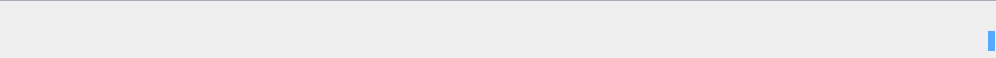
<?xml version="1.0" encoding="UTF-8"?>
<ui version="4.0">
 <class>DialogWidget</class>
 <widget class="QWidget" name="DialogWidget">
  <property name="geometry">
   <rect>
    <x>0</x>
    <y>0</y>
    <width>996</width>
    <height>58</height>
   </rect>
  </property>
  <property name="minimumSize">
   <size>
    <width>0</width>
    <height>55</height>
   </size>
  </property>
  <property name="maximumSize">
   <size>
    <width>16777215</width>
    <height>58</height>
   </size>
  </property>
  <property name="windowTitle">
   <string>Form</string>
  </property>
  <property name="autoFillBackground">
   <bool>false</bool>
  </property>
  <layout class="QHBoxLayout" name="horizontalLayout">
   <property name="spacing">
    <number>0</number>
   </property>
   <property name="leftMargin">
    <number>0</number>
   </property>
   <property name="topMargin">
    <number>0</number>
   </property>
   <property name="rightMargin">
    <number>0</number>
   </property>
   <property name="bottomMargin">
    <number>0</number>
   </property>
   <item>
    <widget class="QFrame" name="message">
     <property name="sizePolicy">
      <sizepolicy hsizetype="Expanding" vsizetype="Maximum">
       <horstretch>0</horstretch>
       <verstretch>0</verstretch>
      </sizepolicy>
     </property>
     <property name="minimumSize">
      <size>
       <width>175</width>
       <height>0</height>
      </size>
     </property>
     <property name="maximumSize">
      <size>
       <width>16777215</width>
       <height>16777215</height>
      </size>
     </property>
     <property name="styleSheet">
      <string notr="true">#message
{
  border-top: 1px solid rgb(166, 171, 182);
}</string>
     </property>
     <property name="frameShape">
      <enum>QFrame::StyledPanel</enum>
     </property>
     <property name="frameShadow">
      <enum>QFrame::Raised</enum>
     </property>
     <layout class="QHBoxLayout" name="horizontalLayout_3">
      <property name="spacing">
       <number>5</number>
      </property>
      <property name="leftMargin">
       <number>5</number>
      </property>
      <property name="topMargin">
       <number>5</number>
      </property>
      <property name="rightMargin">
       <number>0</number>
      </property>
      <property name="bottomMargin">
       <number>5</number>
      </property>
      <item>
       <widget class="QLabel" name="photo">
        <property name="minimumSize">
         <size>
          <width>45</width>
          <height>45</height>
         </size>
        </property>
        <property name="maximumSize">
         <size>
          <width>45</width>
          <height>45</height>
         </size>
        </property>
        <property name="styleSheet">
         <string notr="true">border:none;</string>
        </property>
        <property name="frameShape">
         <enum>QFrame::Box</enum>
        </property>
        <property name="text">
         <string/>
        </property>
        <property name="pixmap">
         <pixmap resource="../icons.qrc">:/icons/res/camera_200.png</pixmap>
        </property>
        <property name="scaledContents">
         <bool>true</bool>
        </property>
       </widget>
      </item>
      <item>
       <layout class="QVBoxLayout" name="verticalLayout_3">
        <item>
         <layout class="QHBoxLayout" name="horizontalLayout_4">
          <property name="spacing">
           <number>10</number>
          </property>
          <item>
           <widget class="QLabel" name="dialogname">
            <property name="sizePolicy">
             <sizepolicy hsizetype="MinimumExpanding" vsizetype="Preferred">
              <horstretch>0</horstretch>
              <verstretch>0</verstretch>
             </sizepolicy>
            </property>
            <property name="font">
             <font>
              <pointsize>10</pointsize>
              <weight>75</weight>
              <bold>true</bold>
             </font>
            </property>
            <property name="text">
             <string/>
            </property>
            <property name="textFormat">
             <enum>Qt::RichText</enum>
            </property>
            <property name="scaledContents">
             <bool>false</bool>
            </property>
            <property name="wordWrap">
             <bool>false</bool>
            </property>
            <property name="openExternalLinks">
             <bool>false</bool>
            </property>
            <property name="textInteractionFlags">
             <set>Qt::NoTextInteraction</set>
            </property>
           </widget>
          </item>
          <item alignment="Qt::AlignRight">
           <widget class="QLabel" name="datetime">
            <property name="sizePolicy">
             <sizepolicy hsizetype="Minimum" vsizetype="Preferred">
              <horstretch>0</horstretch>
              <verstretch>0</verstretch>
             </sizepolicy>
            </property>
            <property name="text">
             <string/>
            </property>
            <property name="textFormat">
             <enum>Qt::MarkdownText</enum>
            </property>
            <property name="alignment">
             <set>Qt::AlignRight|Qt::AlignTrailing|Qt::AlignVCenter</set>
            </property>
           </widget>
          </item>
         </layout>
        </item>
        <item>
         <layout class="QHBoxLayout" name="horizontalLayout_5">
          <property name="spacing">
           <number>10</number>
          </property>
          <item>
           <widget class="QLabel" name="lastmessage">
            <property name="sizePolicy">
             <sizepolicy hsizetype="Expanding" vsizetype="Preferred">
              <horstretch>0</horstretch>
              <verstretch>0</verstretch>
             </sizepolicy>
            </property>
            <property name="font">
             <font>
              <pointsize>8</pointsize>
             </font>
            </property>
            <property name="text">
             <string/>
            </property>
            <property name="textFormat">
             <enum>Qt::RichText</enum>
            </property>
           </widget>
          </item>
          <item>
           <widget class="QLabel" name="unread_count">
            <property name="sizePolicy">
             <sizepolicy hsizetype="Preferred" vsizetype="Preferred">
              <horstretch>0</horstretch>
              <verstretch>0</verstretch>
             </sizepolicy>
            </property>
            <property name="styleSheet">
             <string notr="true">background-color: rgb(85, 170, 255);</string>
            </property>
            <property name="text">
             <string/>
            </property>
            <property name="alignment">
             <set>Qt::AlignRight|Qt::AlignTrailing|Qt::AlignVCenter</set>
            </property>
           </widget>
          </item>
         </layout>
        </item>
       </layout>
      </item>
     </layout>
    </widget>
   </item>
  </layout>
 </widget>
 <resources>
  <include location="../icons.qrc"/>
 </resources>
 <connections/>
</ui>
